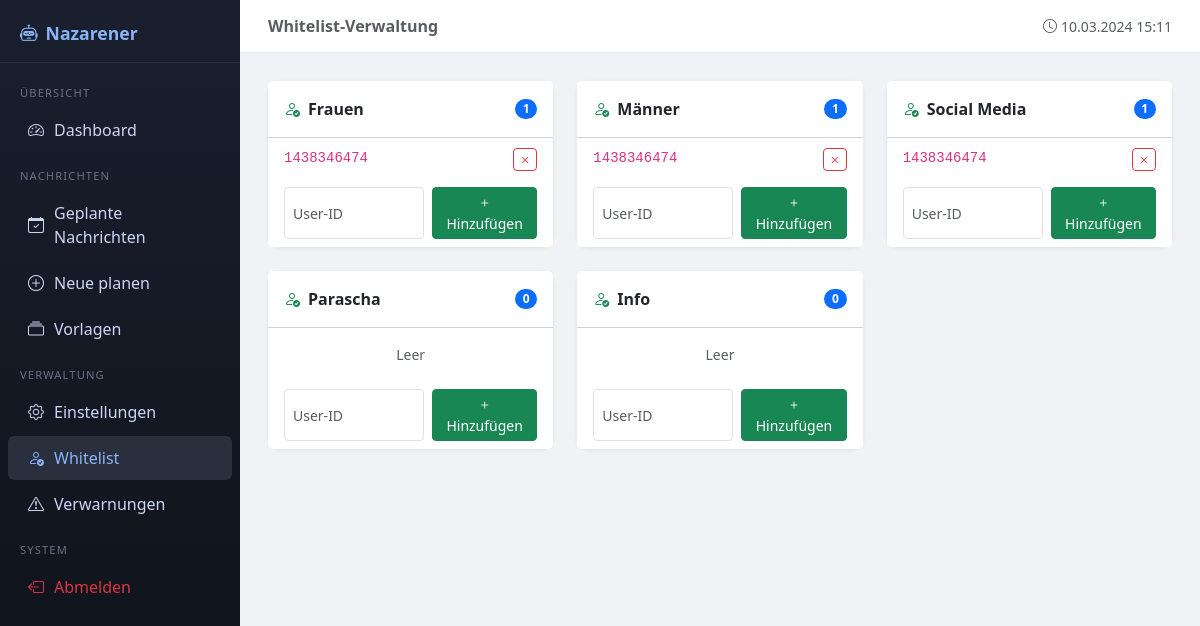
Page /whitelist (signed in) on the committed database.
### tables this page shows
CREATE TABLE whitelistfemale (userid INTEGER PRIMARY KEY);

CREATE TABLE whitelistmale (userid INTEGER PRIMARY KEY);

CREATE TABLE whitelistsozialmedia (userid INTEGER PRIMARY KEY);

### web/app.py (the view)
@app.route("/whitelist")
@login_required
def whitelist():
    data = {
        cat: {"label": label, "members": db.get_list(table)}
        for cat, (table, label) in WHITELIST_CATEGORIES.items()
    }
    return render_template("whitelist.html", data=data, categories=WHITELIST_CATEGORIES)

### database/db_operations.py (called while the page is built)
    def create_connection(self):
        conn = sqlite3.connect(DATABASE_PATH, check_same_thread=False)
        conn.row_factory = sqlite3.Row
        return conn

    def get_list(self, table_name: str) -> list:
        with self.create_connection() as conn:
            c = conn.cursor()
            c.execute(f"SELECT userid FROM {table_name}")
            return [row[0] for row in c.fetchall()]

### web/app.py (called while the page is built)
@app.context_processor
def inject_globals():
    return {"now": datetime.now().strftime("%d.%m.%Y %H:%M")}

def login_required(f):
    @wraps(f)
    def decorated(*args, **kwargs):
        if not session.get("logged_in"):
            return redirect(url_for("login"))
        return f(*args, **kwargs)
    return decorated

### web/templates/whitelist.html (shortened to what this page needs)
{% extends "base.html" %}
{% block page_title %}Whitelist-Verwaltung{% endblock %}
{% block content %}
<div class="row g-4">
  {% for cat, info in data.items() %}
  <div class="col-md-6 col-xl-4">
    <div class="card h-100">
      <div class="card-header bg-white py-3 d-flex justify-content-between align-items-center">
        <span class="fw-semibold">
          <i class="bi bi-person-check me-2 text-success"></i>{{ info.label }}
        </span>
        <span class="badge bg-primary rounded-pill">{{ info.members | length }}</span>
      </div>
      <ul class="list-group list-group-flush" style="max-height:260px; overflow-y:auto;">
        {% for uid in info.members %}
        <li class="list-group-item d-flex justify-content-between align-items-center py-2">
          <code class="small">{{ uid }}</code>
          <form method="POST" action="{{ url_for('whitelist_remove') }}" style="margin:0">
            <button class="btn btn-sm btn-outline-danger py-0 px-1"
                    title="Entfernen"
                    onclick="return confirm('User {{ uid }} entfernen?')">
              <i class="bi bi-x"></i>
            </button>
          </form>
        </li>
        {% else %}
        <li class="list-group-item text-muted text-center small py-3">Leer</li>
        {% endfor %}
      </ul>
      <div class="card-footer bg-white">
        <form method="POST" action="{{ url_for('whitelist_add') }}"
              class="d-flex gap-2">
          <input type="number" name="user_id" class="form-control form-control-sm"
                 placeholder="User-ID" required style="max-width:140px;">
          <button type="submit" class="btn btn-sm btn-success">
            <i class="bi bi-plus"></i> Hinzufügen
          </button>
        </form>
      </div>
    </div>
  </div>
  {% endfor %}
</div>
{% endblock %}

### web/templates/base.html (style rules this page uses)
:root { --sidebar-w: 240px; }
body { background:#f0f2f5; font-family:'Segoe UI',sans-serif; }
.card { border:none; border-radius:12px; box-shadow:0 1px 4px rgba(0,0,0,.08); }

### rows in the picture
whitelistfemale: userid "1438346474"
whitelistmale: userid "1438346474"
whitelistsozialmedia: userid "1438346474"

### other values in the picture
{{ info.label }} "Frauen" "Männer" "Social Media" "Parascha" "Info"
{{ info.members | length }} "1" "1" "1" "0" "0"
